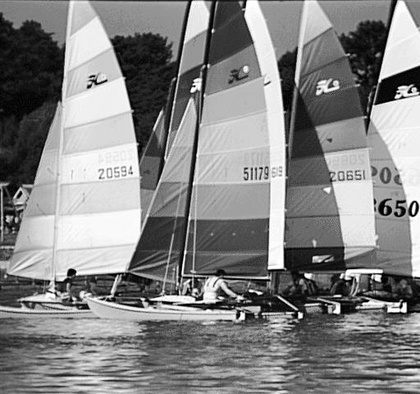
%> input picture assign1images/yacht.jpg, 420 x 394 px, shrunk from 512 x 480 before the run
$ octave yachtScript.m   (GNU Octave 9; MATLAB toolbox functions it lacks are replaced by stand-ins)
%> lines starting %> are read from the running program, lines starting %| are printed output that depends on the picture; in (x1, y1, x2, y2) boxes, pixels count from 0 and x2, y2 are one past the last pixel; in counts of white or black regions, pixels touching at a corner belong together; the program's own positions count from 1
%> further down, yacht is the input picture: size 394x420 uint8; min 0, max 255, mean 132.5
### edges/laplacian.m
function lap = laplacian(w)
%> called with w = 4
% lap = laplacian(w)
% Returns a square 2D matrix of samples of a Laplacian-of-Gaussian function
% with diameter w for the central positive region (w = 2*sqrt(2)*sigma).
% The matrix has size 4*w+1 and x,y values range from -2*w to 2*w
sigma = w/(2*sqrt(2));
range = fix(2*w);
lap = zeros(2*range+1, 2*range+1);
s2 = 1.0/(sigma^2);
for x = -range:range
    for y = -range:range
        dist2 = x^2 + y^2;
        lap(x+range+1, y+range+1) = (2-s2*dist2)*exp(-0.5*dist2*s2);
    end
end
% adjust center value so the sum of all values is close to 0
lap(range+1,range+1) = lap(range+1,range+1) - sum(sum(lap));

### edges/conv2D.m
function conv = conv2D(image, operator)
% conv = conv2D(image, operator)
% Convolves the input 2D image with an input 2D convolution operator that
% is assumed to be square, with an odd number of rows and columns. Returns
% a 2D matrix of the same size as the input image, storing the convolution
% result. No convolution values are computed for a border around the outer
% edge of the image that is half the operator size
image = double(image);
sizeOp = fix(size(operator,1)/2);
[xdim, ydim] = size(image);
%> xdim = 394; ydim = 420
conv = zeros(xdim,ydim);
for x = sizeOp+1:xdim-sizeOp
    for y = sizeOp+1:ydim-sizeOp
        conv(x,y) = sum(sum(operator.*image(x-sizeOp:x+sizeOp, y-sizeOp:y+sizeOp)));
    end
end
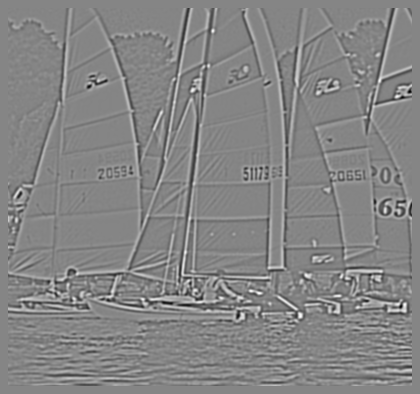
%> conv: size 394x420 double; min -1583.5, max 1450.3, mean -0.1; drawn with min black and max white

### edges/zeros2D.m
function zc = zeros2D(conv)
% zc = zeros2D(conv)
% Returns a 2D matrix of the slopes of the zero-crossings of the input
% 2D matrix of convolution results. A value of 0 is placed in locations
% that do not correspond to zero-crossings
[xdim, ydim] = size(conv);
zc = zeros(xdim,ydim);
for x = 2:xdim
    for y = 2:ydim
        % check if adjacent convolution values have opposite sign
        if ((conv(x,y)*conv(x-1,y)) < 0) || ((conv(x,y)*conv(x,y-1)) < 0)
            dx = conv(x,y)-conv(x-1,y);      % calculate slope of
            dy = conv(x,y)-conv(x,y-1);         % zero-crossing
            zc(x,y) = sqrt(dx^2 + dy^2);
        end
    end
end
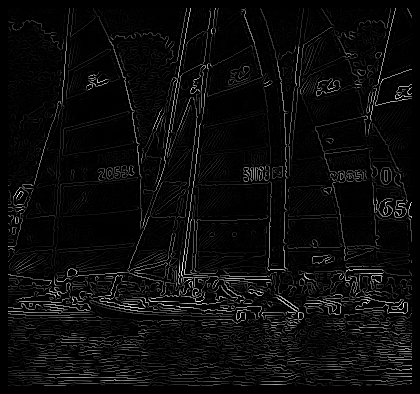
%> zc: size 394x420 double; min 0, max 1170.1, mean 52.1; drawn with min black and max white
%> after the loop, dx = 390.2; dy = 117.3

### edges/zcMap.m
function zc = zcMap(zeros2D, threshold)
%> called with threshold = 0
% zc = zcMap(zeros2D, threshold)
% Given an input 2D matrix that stores the slopes of zero-crossings,
% returns a logical matrix with 1 at the location of each zero-crossing
% and 0 elsewhere. The input threshold is a fraction between 0.0 and 1.0.
% Only zero-crossings whose slope is larger than this fraction of the
% maximum slope value are preserved. To preserve all zero-crossings,
% enter 0 for this threshold
threshold = threshold*max(max(zeros2D));
%> threshold = 0
zc = (zeros2D > threshold);
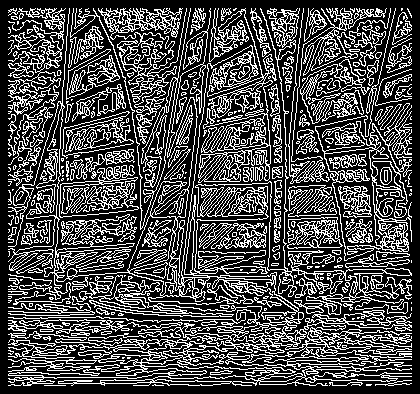
%> zc: size 394x420 logical; 30.1% white in thin lines or dots

### edges/overlayZC.m
function newImage = overlayZC(image, zcMap)
% newImage = overlayZC(image, zcMap)
% given an input image and matrix of the locations of zero-crossings,
% creates and returns a 2D 8-bit image of the same size, with white
% zero-crossing contours obtained from the input zcMap superimposed on
% a low-contrast version of the original image
newImage = uint8(0.75*double(image));
newImage(zcMap == 1) = 255;
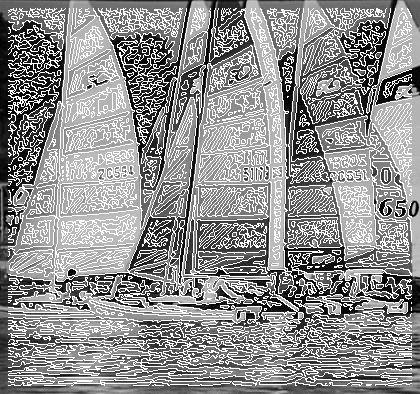
%> newImage: size 394x420 uint8; min 0, max 255, mean 146

### assign1/yachtScript.m
% yachtScript.m
% script for analyzing the yacht image at two different scales
% corresponding to Laplacian-of-Gaussian operators with w = 4 and w = 8.
% The original image and two overlay images (with zero-crossings) are each
% displayed in a separate Image Tool window, and can be dragged apart
yacht = imread('yacht.jpg');
imtool(yacht)

% compute and display results for a small operator
lap4 = laplacian(4.0);
conv4 = conv2D(yacht,lap4);
zc4 = zeros2D(conv4);
zcMap4 = zcMap(zc4,0.0);
overlay4 = overlayZC(yacht,zcMap4);
imtool(overlay4)

% compute and display results for a large operator
lap8 = laplacian(8.0);
conv8 = conv2D(yacht,lap8);
%> after the loop in conv2D (call 2), `for x = sizeOp+1:xdim-sizeOp`:
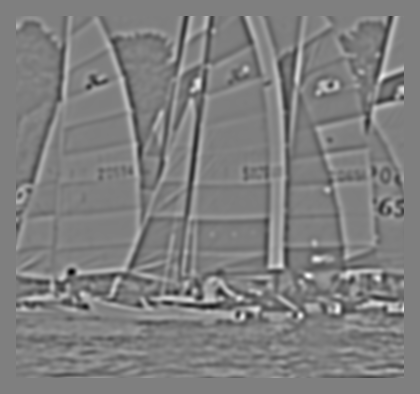
%> conv: size 394x420 double; min -5888, max 5927.9, mean -0.4; drawn with min black and max white
zc8 = zeros2D(conv8);
%> after the loop in zeros2D (call 2), `for x = 2:xdim`:
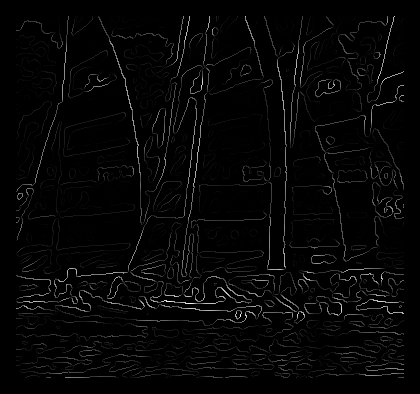
%> zc: size 394x420 double; min 0, max 2525.6, mean 59.3; drawn with min black and max white
%> after the loop in zeros2D (call 2), `for x = 2:xdim`: dx = 772.9; dy = 16.78
zcMap8 = zcMap(zc8,0.0);
%> in zcMap (call 2), `zc = (zeros2D > threshold);`: zc: size 394x420 logical; 13.1% white in thin lines or dots, all inside (x1, y1, x2, y2) = (16, 16, 404, 378)
overlay8 = overlayZC(yacht,zcMap8);
%> in overlayZC (call 2), `newImage(zcMap == 1) = 255;`:
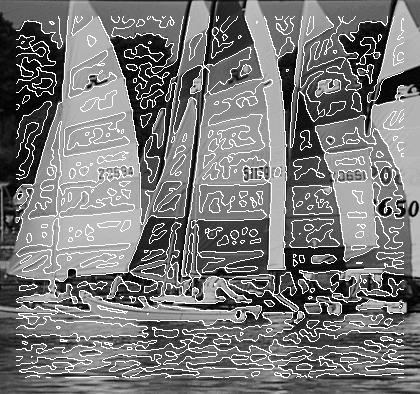
%> newImage: size 394x420 uint8; min 0, max 255, mean 120.1
imtool(overlay8)

$ run again, with assign1images/brian.jpg copied over assign1images/yacht.jpg
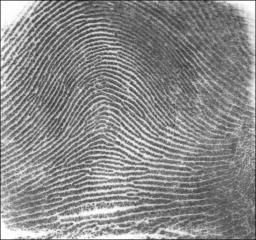
%> input picture assign1images/brian.jpg, 256 x 240 px
%> yacht is the input picture: size 240x256 uint8; min 28, max 255, mean 138.2
%> after the loop in zeros2D, `for x = 2:xdim`: dx = -108.7; dy = 87.79
%> threshold = 0
%> after the loop in zeros2D (call 2), `for x = 2:xdim`:
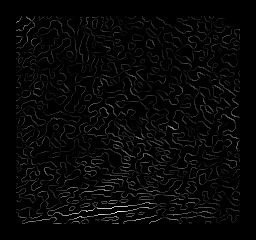
%> zc: size 240x256 double; min 0, max 1229.8, mean 34.1; drawn with min black and max white
%> after the loop in zeros2D (call 2), `for x = 2:xdim`: dx = 41.6; dy = -44.34
%> in overlayZC (call 2), `newImage(zcMap == 1) = 255;`:
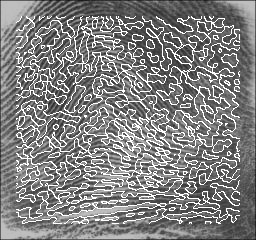
%> newImage: size 240x256 uint8; min 21, max 255, mean 130.3

$ run again, with assign1images/orit.jpg copied over assign1images/yacht.jpg
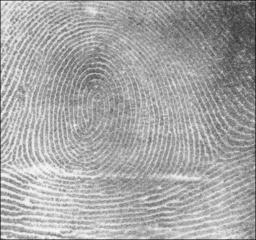
%> input picture assign1images/orit.jpg, 256 x 240 px
%> yacht is the input picture: size 240x256 uint8; min 21, max 255, mean 166.3
%> after the loop in zeros2D, `for x = 2:xdim`: dx = 221.2; dy = 86.27
%> threshold = 0
%> after the loop in zeros2D (call 2), `for x = 2:xdim`:
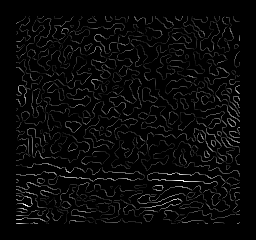
%> zc: size 240x256 double; min 0, max 742.5, mean 26.2; drawn with min black and max white
%> after the loop in zeros2D (call 2), `for x = 2:xdim`: dx = -300.9; dy = -141.5
%> in overlayZC (call 2), `newImage(zcMap == 1) = 255;`:
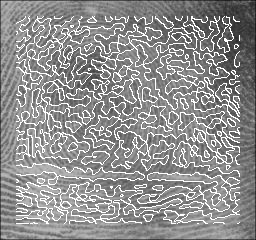
%> newImage: size 240x256 uint8; min 16, max 255, mean 145.8
